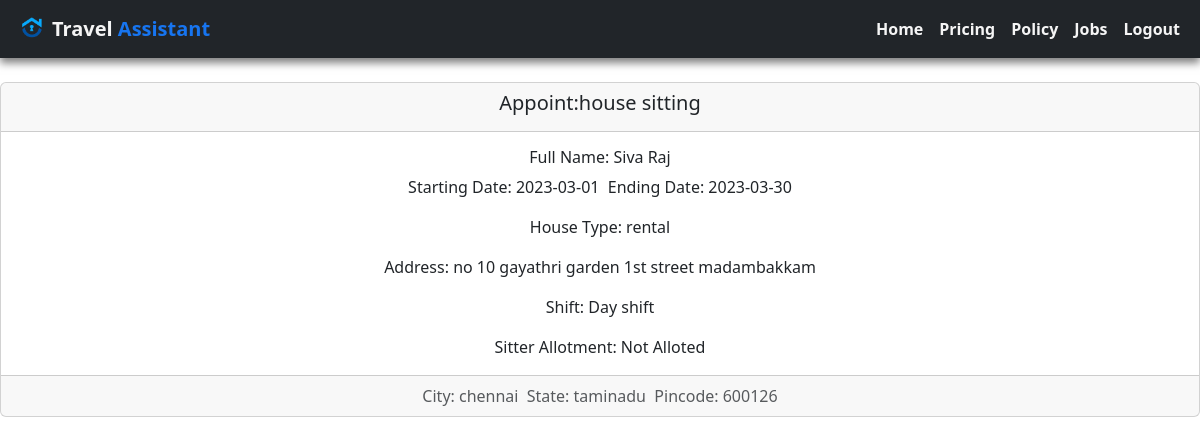
Page /submitted/form (signed in) on the committed database.
### my_app/models.py (models this page shows, shortened)
class Resgistration(models.Model):
    STATUS=(
        ('Alloted','Alloted'),
        ('Not Alloted','Not Alloted')
    )
    username=models.ForeignKey(MyUser,on_delete=models.CASCADE)
    fullname=models.CharField(max_length=100,null=True)
    age=models.CharField(max_length=10,null=True)
    house_type=models.CharField(max_length=20,null=True)
    gender=models.CharField(max_length=20,null=True)
    phone_number=models.IntegerField(null=True)
    email=models.EmailField(null=True)
    house_sitter_gender=models.CharField(max_length=10,null=True)
    starting_date=models.CharField(max_length=10,null=True)
    ending_date=models.CharField(max_length=10,null=True)
    age_for_sitter=models.CharField(max_length=10,null=True)
    country_visit=models.CharField(max_length=100,null=True)
    staying_in_house=models.CharField(max_length=100,null=True)
    to_appoint=models.CharField(max_length=100,null=True)
    address=models.CharField(max_length=300,null=True)
    city=models.CharField(max_length=200,null=True)
    state=models.CharField(max_length=200,null=True)
    pincode=models.CharField(max_length=6,null=True)
    instructions=models.CharField(max_length=1000,null=True)
    sitter_allotment=models.CharField(max_length=100,null=True,choices=STATUS,default="Not Alloted")

### my_app/views.py (the view)
# urls.py: path('submitted/form',views.submitted_form,name='submitted_form'),
@login_required(login_url='login')
def submitted_form(request):
    submitted=Resgistration.objects.all().filter(username=request.user)
    return render(request,'my_app/submitted_form.html',{'submitted':submitted})

### my_app/templates/my_app/submitted_form.html (shortened to what this page needs)
{% load static %}
<!DOCTYPE html>
<html lang="en">
  <head>
    <link
      href="https://cdn.jsdelivr.net/npm/bootstrap@5.3.0-alpha1/dist/css/bootstrap.min.css"
      rel="stylesheet"
    />
  </head>
  <body>
    {% include 'my_app/navbar.html' %} {% if submitted %}
    <br />
    {% for obj in submitted %}
    <div class="card text-center">
      <div class="card-header"><h5>Appoint:{{obj.to_appoint}}</h5></div>
      <div class="card-body">
        <h6 class="card-title">Full Name: {{obj.fullname}}</h6>
        <p class="card-text">
          Starting Date: {{obj.starting_date}}&nbsp;&nbsp;Ending Date:
          {{obj.ending_date}}
        </p>
        <p class="card-text">House Type: {{obj.house_type}}</p>
        <p class="card-text">Address: {{obj.address}}</p>
        <p class="card-text">Shift: {{obj.staying_in_house}}</p>
        <p class="card-text">Sitter Allotment: {{obj.sitter_allotment}}</p>
      </div>
      <div class="card-footer text-muted">
        City: {{obj.city}}&nbsp;&nbsp;State: {{obj.state}}&nbsp;&nbsp;Pincode:
        {{obj.pincode}}
      </div>
    </div>
    <br />
    {% endfor %}
    <br />{% endif %}
  </body>
</html>

### rows in the picture
Resgistration: to_appoint "house sitting", fullname "Siva Raj", starting_date "2023-03-01", ending_date "2023-03-30", house_type "rental", address "no 10 gayathri garden 1st street madambakkam", staying_in_house "Day shift", sitter_allotment "Not Alloted", city "chennai", state "taminadu", pincode "600126"
